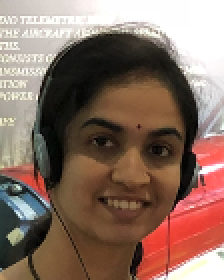
#> input picture image-play/V.png, 112 x 140 px (shown 2 times larger)
$ python cv2_image_similarity.py
#> lines starting #> are read from the running program, lines starting #| are printed output that depends on the picture
import cv2

print(dir(cv2))

def compare_images(image1_path, image2_path):
  """
  Compares two images using SSIM and returns the similarity score.
  """
#> called with image1_path = 'V.png', image2_path = 'ZC1.png'
  image1 = cv2.imread(image1_path)
#> image1 is the input picture: shape (140, 112, 3); mean B, G, R 98.5, 110.9, 137
  image2 = cv2.imread(image2_path)
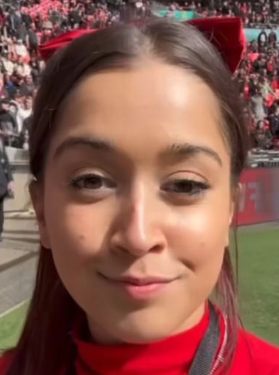
#> input picture image-play/ZC1.png, 279 x 375 px
#> image2 is the input picture: shape (375, 279, 3); mean B, G, R 79.7, 90.9, 137.1

  # Resize images to the same size (assuming image1 is the reference)
  image2 = cv2.resize(image2, dsize=(image1.shape[1], image1.shape[0]))
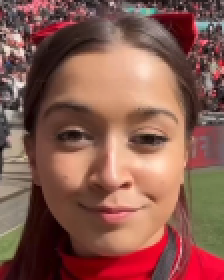
#> image2: shape (140, 112, 3) (shown 2 times larger); mean B, G, R 79.6, 90.8, 137

  psnr_score = cv2.PSNR(image1, image2)
#> psnr_score = 7.61
  return psnr_score

# Example usage
image1_path = "V.png"
image2_path = "ZC1.png"
similarity_score = compare_images(image1_path, image2_path)
#> similarity_score = 7.61
print(f"Similarity Score: {similarity_score}")

if __name__ == "__main__":
  compare_images(image1_path, image2_path)
